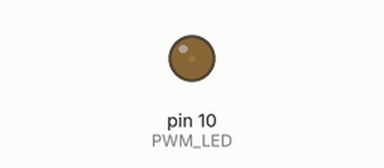
Bench run of a sketch on a simulated Arduino Uno, built with avr-gcc and run on an emulated ATmega328P. Parts: output pins drawn as LEDs (lit = HIGH).

Above: at 0.05 s.
At 0.4 s:
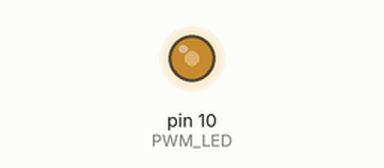
At 0.7 s:
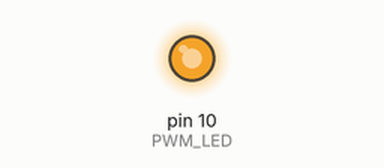
At 1.35 s:
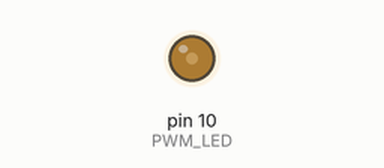
Timing chart, 0 to 3.6 s (numbered marks = the images above):
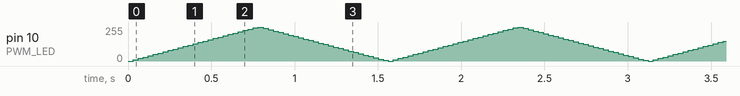

The sketch:

BLIST_One_Pro_PWM.ino
```cpp
//defines PWM_LED as pin 10
#define PWM_LED       10

//function ran once on startup
void setup()
{
  //sets up PWM_LED (Pin D10) as an output
  pinMode(PWM_LED, OUTPUT);
}

//forever loop
void loop()
{
  //Changes voltage on the D10 from 0-255 where o is 0V and 255 is 5V. With a step of +10every 30ms
  for (int pwmValue = 0 ; pwmValue <= 255; pwmValue += 10)
  {
    analogWrite(PWM_LED, pwmValue);
    delay(30);
  }

  //Changes voltage on the D10 from 255-0 where o is 0V and 255 is 5V. With a step of -10 every 30ms
  for (int pwmValue = 255 ; pwmValue >= 0; pwmValue -= 10)
  {
    analogWrite(PWM_LED, pwmValue);
    delay(30);
  }
}
```
